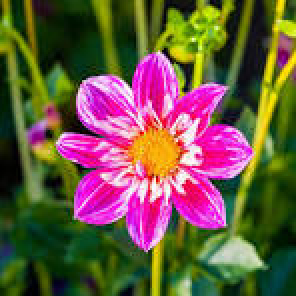
#> input picture cvBasics/Phase 5/flower.jfif, 148 x 148 px (shown 2 times larger)
$ python threshold_func.py
#> lines starting #> are read from the running program, lines starting #| are printed output that depends on the picture; after the words box and inside, x2 and y2 are one past the last pixel; in counts of white or black regions, pixels touching at a corner belong together
import cv2

img = cv2.imread('flower.jfif', cv2.IMREAD_GRAYSCALE)
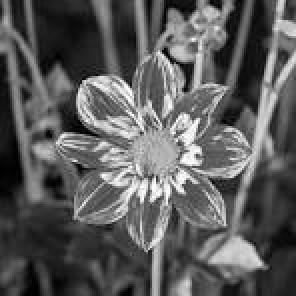
#> img: shape (148, 148) (shown 2 times larger); min 0, max 255, mean 91.7

ret,thres_img = cv2.threshold(img,120,255,cv2.THRESH_BINARY)
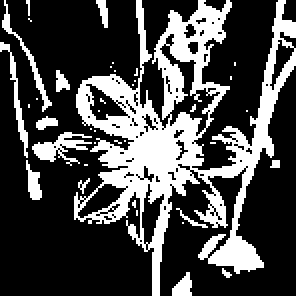
#> thres_img: shape (148, 148) (shown 2 times larger); 28.7% white; 39 white regions (29 under 20 px), largest, box (x1, y1, x2, y2) and area: (37, 0, 148, 148) 5315, (16, 66, 46, 83) 209, (0, 21, 14, 79) 153
cv2.imshow('Original Image', img)
cv2.imshow('Thresholded Image', thres_img)
cv2.waitKey(0)
cv2.destroyAllWindows()
